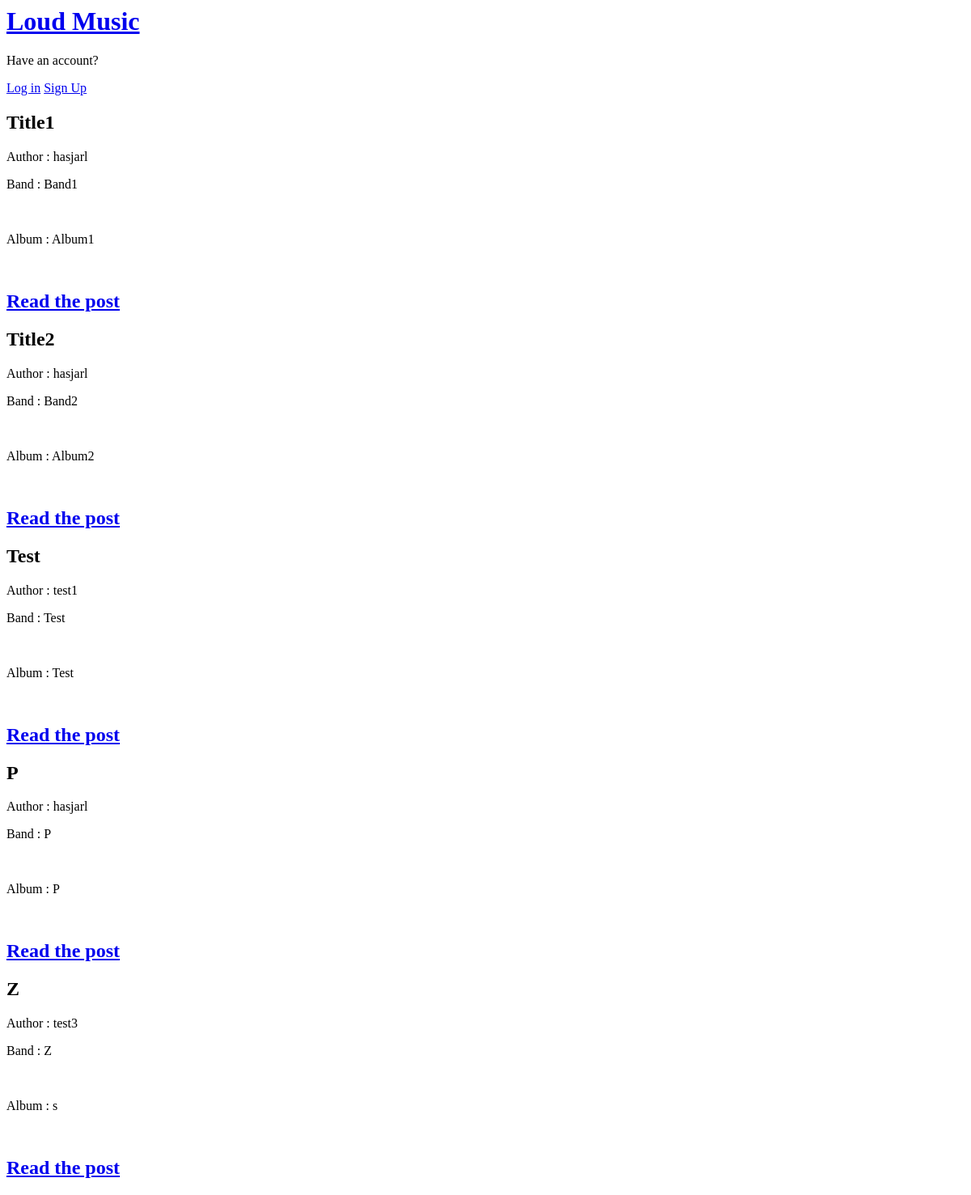
Before: / with the older database file.
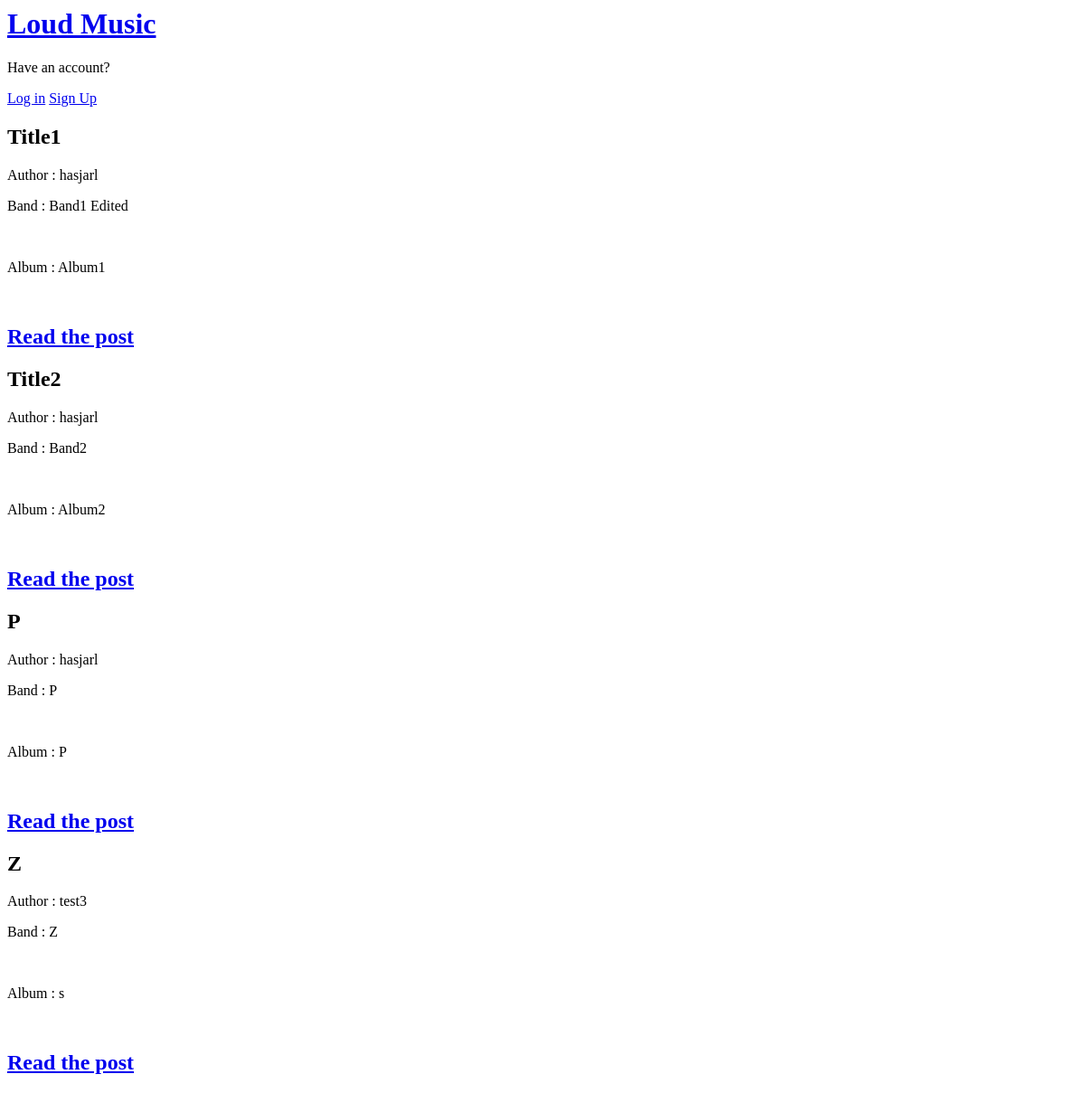
After: the same page with the newer database file.
### blog/models.py (models this page shows, shortened)
class Post(models.Model):
    title = models.CharField(max_length=100)
    album_name = models.CharField(max_length=100,default="")
    band_name = models.CharField(max_length=50,default="")
    author = models.ForeignKey(settings.AUTH_USER_MODEL ,
                               on_delete=models.CASCADE , )
    body = models.TextField(max_length=5000)
    rating = models.CharField(max_length=2)

### accounts/models.py (models this page shows)
class CustomUser(AbstractUser):
    pass
    def __str__(self):
        return self.username

### blog/views.py (the view)
# urls.py: path("" , BlogListView.as_view() , name = "home"),
class BlogListView(ListView):
    model = Post
    template_name = "home.html"

### templates/home.html
{% extends "base.html" %}
{% block content %}
{% for post in post_list %}
<div class = "post-entry">
    <h2>{{post.title}}</h2>
    <p>Author : {{post.author}}</p>
    <p>Band : {{post.band_name}}</p> </br>
    <p><p>Album : {{post.album_name}}</p> </br></p>
    <h2><a href="{% url 'post_detail' post.pk %}">Read the post</a></h2>
</div>
{% endfor %}
{% endblock content %}

### templates/base.html (shortened to what this page needs)
<html>
    <head>
    </head>
    <body>
       <header>
        <h1><a href="{% url 'home' %}">Loud Music</a></h1>
        </header>
        {% if user.is_authenticated %}
        <div class="topnav">
            <p>Logged in as {{user.username}}</p>
            <a href="{% url 'logout' %}">Log out</a> </div> </body> </br>
            <a href="{% url 'post_new' %}">Create A Post</a> </br>
            <a href="{% url 'profile_page' user.profile.id %}">Profile</a> </br>
            <a href="{% url 'edit_profile_page' user.profile.id %}">Edit Your Profile</a>
            {% else %}
                <p>Have an account?</p>
                <a href="{% url 'login' %}">Log in</a>
                <a href="{% url 'signup' %}">Sign Up</a>
                {% endif %}
       <div>
        {% block content %}
       {% endblock content %}
        </div>
    </body>
</html>

Changed rows visible on the page:
removed Post: title "Test", author "test1", band_name "Test", album_name "Test"
changed Post "Title1": band_name "Band1" → "Band1 Edited"
